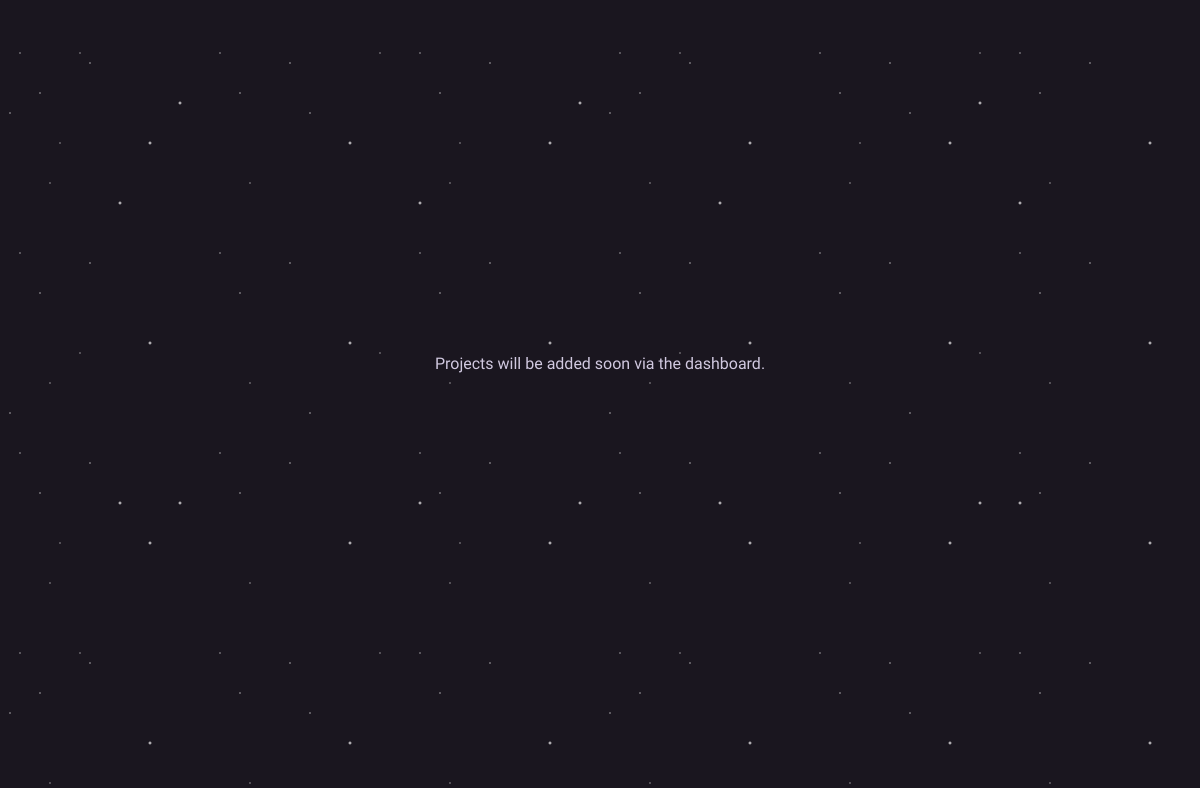
The app's page / (middle part), older data.
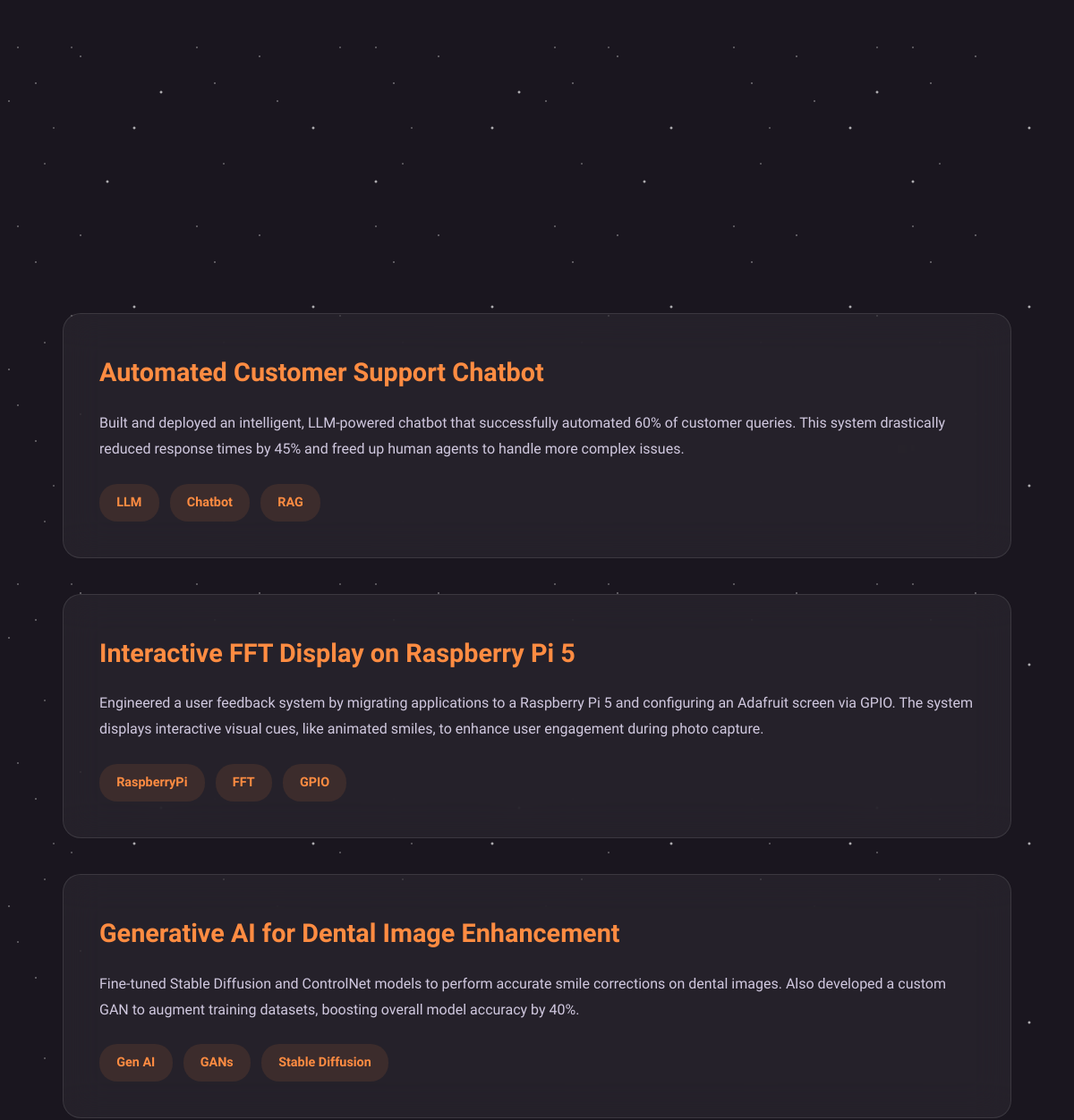
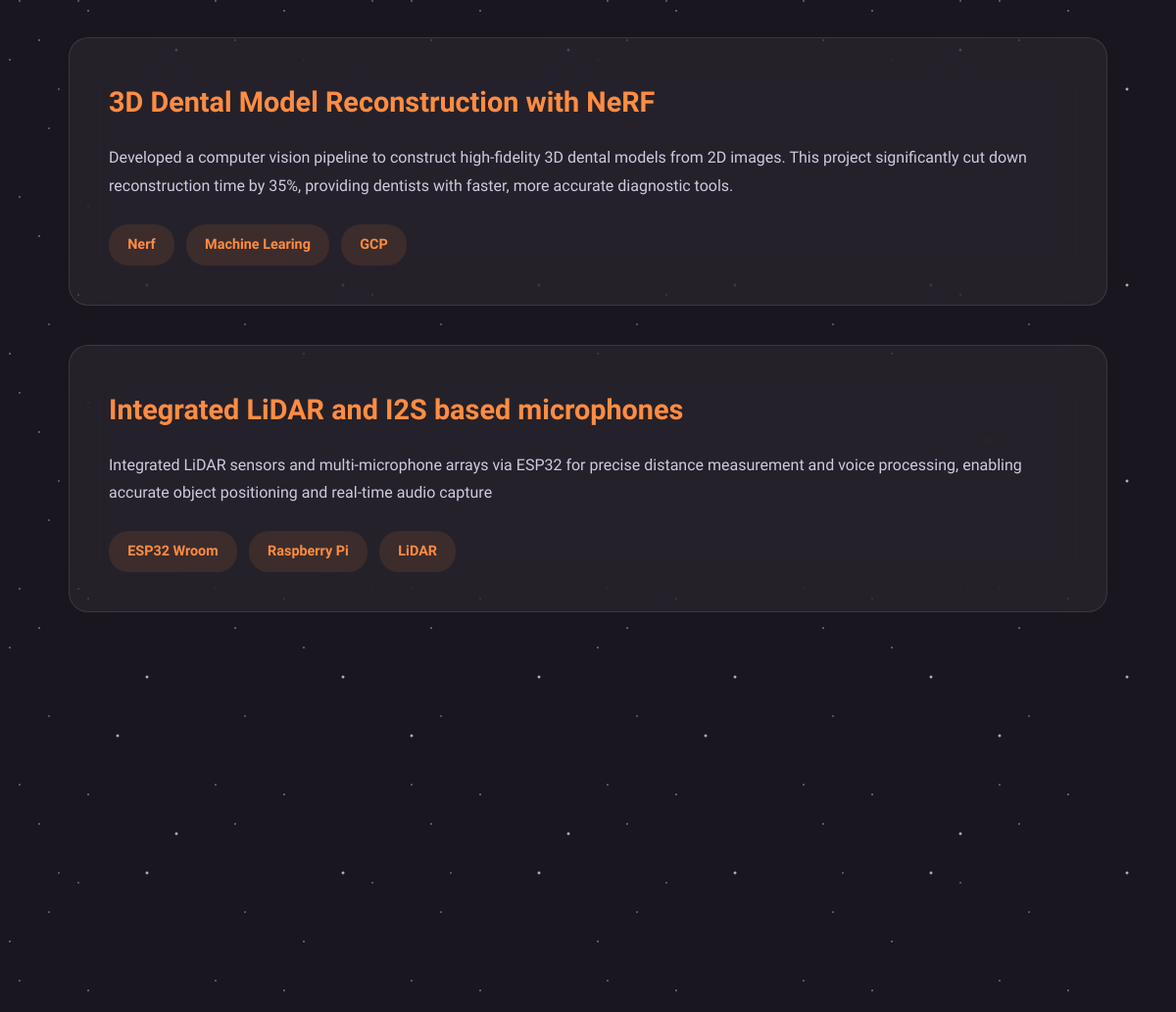
The same page, newer data (2 pictures, top to bottom).
### pages/models.py (models this page shows, shortened)
class Project(models.Model):
    CATEGORY_CHOICES = [
        ('AI', 'AI & Machine Learning'),
        ('IOT', 'IoT & Hardware'),
        ('DEV', 'Python Development'),
    ]
    title = models.CharField(max_length=200)
    description = models.TextField()
    category = models.CharField(max_length=3, choices=CATEGORY_CHOICES, default='DEV')
    tech_stack = models.CharField(max_length=255, help_text="Comma separated tags (e.g. Python, Django, OpenCV)")
    link = models.URLField(blank=True, null=True)
    def get_tech_list(self):
        return [tag.strip() for tag in self.tech_stack.split(',')]

### pages/views.py (the view)
# urls.py: path('', pages_views.home, name='home'), # UPDATED
def home(request):
    homepage_content = HomePageContent.objects.first()
    resume = Resume.objects.order_by('-last_updated').first()
    education_entries = Education.objects.all().order_by('order')
    projects = Project.objects.all()
    experiences = Experience.objects.all()
    try:
        recent_post = Post.objects.latest('publication_date')
    except Post.DoesNotExist:
        recent_post = None
    if request.method == 'POST':
        form = ContactForm(request.POST)
        if form.is_valid():
            submission = form.save()
            subject = f"New Portfolio Inquiry from {submission.name}"
            message = f"""
            You have a new contact form submission:

            Name: {submission.name}
            Email: {submission.email}

            Details:
            {submission.details}
            """
            send_mail(
                subject,
                message,
                settings.EMAIL_HOST_USER, # From email
                [settings.EMAIL_HOST_USER], # To email (send to yourself)
                fail_silently=False,
            )
            return redirect('/?submitted=true#contact') # Redirect to contact section with success message
    else:
        form = ContactForm()
    context = {
        'homepage_content': homepage_content,
        'resume': resume,
        'recent_post': recent_post,
        'education_entries': education_entries,
        'projects': projects,
        'experiences': experiences,
        'form': form
    }
    return render(request, 'index.html', context)

### templates/index.html (shortened to what this page needs)
{% load static %}
<!DOCTYPE html>
<html lang="en">
<head>
    <link rel="stylesheet" href="{% static 'style.css' %}">
</head>
<body>
    <div class="stars" id="stars1"></div>
    <div class="stars" id="stars2"></div>
    <div class="stars" id="stars3"></div>
    <main>
        <section id="education" class="container">
        </section>
        <section id="projects" class="container">
            <div class="projects-grid">
                {% for project in projects %}
                <div class="project-card glass-card fade-in" data-category="{{ project.category }}">
                    <h3>{{ project.title }}</h3>
                    <p>{{ project.description }}</p>
                    <div class="tech-tags">
                        {% for tag in project.get_tech_list %}
                            <span class="tech-tag">{{ tag }}</span>
                        {% endfor %}
                    </div>
                </div>
                {% empty %}
                 <div style="text-align: center; width: 100%; grid-column: 1 / -1;">
                    <p>Projects will be added soon via the dashboard.</p>
                 </div>
                {% endfor %}
            </div>
        </section>
        <section id="github-stats" class="container">
        </section>
        <section id="blog" class="container">
        </section>
    </main>
</body>
</html>

### static/style.css (style rules this page uses)
:root { --background: #1a161f; --text-color: #d1c9e0; --heading-color: #ffffff; --accent-color: #ff8c42; --secondary-accent: #c560ff; --glass-bg: rgba(255, 255, 255, 0.05); --glass-border: rgba(255, 255, 255, 0.1); }
* { margin: 0; padding: 0; box-sizing: border-box; }
html { scroll-behavior: smooth; }
body { font-family: 'Sora', sans-serif; background-color: var(--background); color: var(--text-color); line-height: 1.8; overflow-x: hidden; font-weight: 300; }
.stars { position: fixed; top: 0; left: 0; width: 100%; height: 100%; z-index: -1; background-repeat: repeat; will-change: background-position; }
#stars1 { background-image: radial-gradient(1px 1px at 20px 30px, #eee, transparent), radial-gradient(1px 1px at 40px 70px, #fff, transparent), radial-gradient(1px 1px at 50px 160px, #ddd, transparent), radial-gradient(1px 1px at 90px 40px, #fff, transparent), radial-gradient(2px 2px at 150px 120px, #fff, transparent); background-size: 200px 200px; animation: animate-stars 200s linear infinite; }
#stars2 { background-image: radial-gradient(1px 1px at 10px 90px, #fff, transparent), radial-gradient(1px 1px at 80px 30px, #ddd, transparent), radial-gradient(2px 2px at 120px 180px, #fff, transparent); background-size: 300px 300px; animation: animate-stars 150s linear infinite; }
#stars3 { background-image: radial-gradient(1px 1px at 60px 120px, #ddd, transparent), radial-gradient(2px 2px at 180px 80px, #fff, transparent); background-size: 400px 400px; animation: animate-stars 100s linear infinite; }
.container { max-width: 1100px; margin: 0 auto; padding: 0 20px; }
h1, h2, h3 { font-weight: 700; color: var(--heading-color); }
section { padding: 120px 0; }
.fade-in { opacity: 0; transform: translateY(30px); transition: opacity 0.6s ease-out, transform 0.6s ease-out; }
.glass-card { background: var(--glass-bg); backdrop-filter: blur(20px); border: 1px solid var(--glass-border); border-radius: 20px; padding: 2.5rem; transition: all 0.4s ease; position: relative; overflow: hidden; }
.glass-card::before { content: ''; position: absolute; top: 0; left: 0; right: 0; bottom: 0; background: radial-gradient(circle at var(--mouse-x) var(--mouse-y), rgba(255, 140, 66, 0.15), transparent 40%); opacity: 0; transition: opacity 0.4s ease; pointer-events: none; }
.projects-grid { display: grid; grid-template-columns: 1fr; gap: 2.5rem; }
.project-card h3 { font-size: 1.8rem; color: var(--accent-color); margin-bottom: 1rem; }
.tech-tags { display: flex; flex-wrap: wrap; gap: 0.75rem; margin-top: 1.5rem; }
.tech-tag { background-color: rgba(255, 140, 66, 0.1); color: var(--accent-color); padding: 0.5rem 1.2rem; border-radius: 20px; font-size: 0.9rem; font-weight: 600; }

### templates/index.html (style rules this page uses)
.project-card { transition: all 0.4s ease; opacity: 1; transform: scale(1); }

Row changes from the older to the newer data that the page shows:
added Project: title "Automated Customer Support Chatbot", description "Built and deployed an intelligent, LLM-powered chatbot that successfully automated 60% of customer queries. This system drastically reduced response times by 45% and freed up human agents to handle more complex issues.", get_tech_list "LLM" "Chatbot" "RAG"
added Project: title "Interactive FFT Display on Raspberry Pi 5", description "Engineered a user feedback system by migrating applications to a Raspberry Pi 5 and configuring an Adafruit screen via GPIO. The system displays interactive visual cues, like animated smiles, to enhance user engagement during photo capture.", get_tech_list "RaspberryPi" "FFT" "GPIO"
added Project: title "Generative AI for Dental Image Enhancement", description "Fine-tuned Stable Diffusion and ControlNet models to perform accurate smile corrections on dental images. Also developed a custom GAN to augment training datasets, boosting overall model accuracy by 40%.", get_tech_list "Gen AI" "GANs" "Stable Diffusion"
added Project: title "3D Dental Model Reconstruction with NeRF", description "Developed a computer vision pipeline to construct high-fidelity 3D dental models from 2D images. This project significantly cut down reconstruction time by 35%, providing dentists with faster, more accurate diagnostic tools.", get_tech_list "Nerf" "Machine Learing" "GCP"
added Project: title "Integrated LiDAR and I2S based microphones", description "Integrated LiDAR sensors and multi-microphone arrays via ESP32 for precise distance measurement and voice processing, enabling accurate object positioning and real-time audio capture", get_tech_list "ESP32 Wroom" "Raspberry Pi" "LiDAR"
Text that changed along with them:
text no longer shown: "Projects will be added soon via the dashboard."
